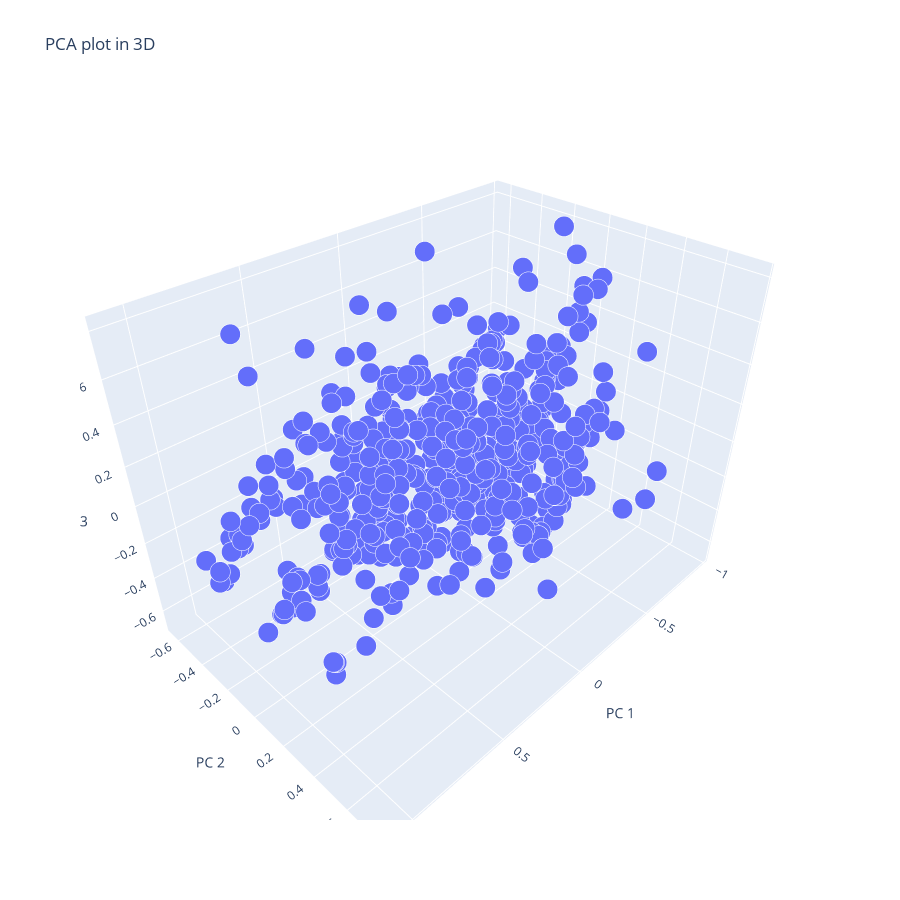

Notebook cell for this chart:
### Code cell
PCAplot3D(X)

### Figure 1 — Plotly figure (JSON) as saved in the notebook; plotly's stock layout.template omitted (floating-point values rounded to 4 significant figures; data arrays with more than 128 entries replaced by an {"elided": "..."} marker saying what was removed)
{"data": [{"hovertemplate": "PC 1=%{x}<br>PC 2=%{y}<br>PC 3=%{z}<br>size=%{marker.size}<extra></extra>", "legendgroup": "", "marker": {"color": "#636efa", "opacity": 1, "size": {"elided": "560 float values"}, "sizemode": "area", "sizeref": 0.00025, "symbol": "circle"}, "mode": "markers", "name": "", "scene": "scene", "showlegend": false, "type": "scatter3d", "x": {"elided": "560 float values"}, "y": {"elided": "560 float values"}, "z": {"elided": "560 float values"}}], "layout": {"height": 900, "legend": {"itemsizing": "constant", "tracegroupgap": 0}, "scene": {"domain": {"x": [0, 1], "y": [0, 1]}, "xaxis": {"title": {"text": "PC 1"}}, "yaxis": {"title": {"text": "PC 2"}}, "zaxis": {"title": {"text": "PC 3"}}}, "title": {"text": "PCA plot in 3D"}, "width": 900}}
